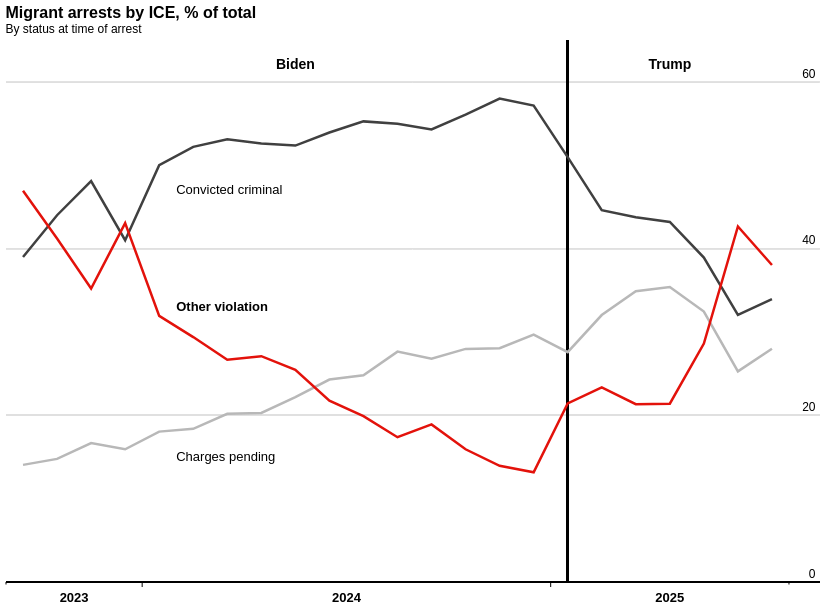

Notebook source saved alongside this figure:
### Code cell
# Create percentage breakdown chart matching the existing JSON exactly
spec_percentage = {
    "$schema": "https://vega.github.io/schema/vega-lite/v6.json",
    "config": {
        "view": {
            "continuousWidth": 300,
            "continuousHeight": 300,
            "stroke": "transparent"
        },
        "axis": {
            "domainColor": "black",
            "domainWidth": 1,
            "labelFont": "Arial, sans-serif",
            "labelFontSize": 12,
            "titleFont": "Arial, sans-serif",
            "titleFontSize": 13
        },
        "title": {
            "anchor": "start",
            "font": "Arial, sans-serif",
            "fontSize": 16,
            "fontWeight": "bold"
        }
    },
    "width": 800,
    "height": 500,
    "title": {
        "text": "Migrant arrests by ICE, % of total",
        "subtitle": "By status at time of arrest",
        "anchor": "start"
    },
    "data": {"values": status_counts.to_dict('records')},
    "layer": [
        {
            # Horizontal gridlines at 20, 40, 60
            "mark": {
                "type": "rule",
                "strokeWidth": 1,
                "color": "#e0e0e0"
            },
            "encoding": {
                "y": {"datum": 20},
                "x": {"datum": -0.5},
                "x2": {"datum": 23.4}
            }
        },
        {
            "mark": {
                "type": "rule",
                "strokeWidth": 1,
                "color": "#e0e0e0"
            },
            "encoding": {
                "y": {"datum": 40},
                "x": {"datum": -0.5},
                "x2": {"datum": 23.4}
            }
        },
        {
            "mark": {
                "type": "rule",
                "strokeWidth": 1,
                "color": "#e0e0e0"
            },
            "encoding": {
                "y": {"datum": 60},
                "x": {"datum": -0.5},
                "x2": {"datum": 23.4}
            }
        },
        {
            # Vertical separator line at x=16
            "mark": {
                "type": "rule",
                "strokeWidth": 2,
                "color": "black"
            },
            "encoding": {
                "x": {"datum": 16},
                "y": {"datum": 0},
                "y2": {"datum": 65}
            }
        },
        {
            # Line chart with color by category
            "mark": {
                "type": "line",
                "point": {
                    "filled": True,
                    "size": 100,
                    "opacity": 0
                },
                "strokeWidth": 2.5,
                "tooltip": True
            },
            "encoding": {
                "x": {
                    "field": "x_pos",
                    "type": "quantitative",
                    "axis": {
                        "title": None,
                        "labels": False,
                        "ticks": False,
                        "grid": False,
                        "domain": True,
                        "domainColor": "black",
                        "domainWidth": 2,
                        "domainOpacity": 1
                    },
                    "scale": {"domain": [-0.5, 23], "nice": False}
                },
                "y": {
                    "field": "percentage",
                    "type": "quantitative",
                    "axis": {
                        "title": None,
                        "grid": False,
                        "labels": True,
                        "values": [0, 20, 40, 60],
                        "domain": False,
                        "ticks": False,
                        "orient": "right",
                        "labelAlign": "right",
                        "labelBaseline": "middle",
                        "labelPadding": 9,
                        "labelOffset": -9
                    },
                    "scale": {"domain": [0, 60]}
                },
                "color": {
                    "field": "category",
                    "type": "nominal",
                    "scale": {
                        "domain": ["Convicted criminal", "Other violation", "Charges pending"],
                        "range": ["#404040", "#E3120B", "#B8B8B8"]
                    },
                    "legend": None
                },
                "detail": {
                    "field": "category",
                    "type": "nominal"
                },
                "tooltip": [
                    {"field": "date", "type": "temporal", "title": "Month", "format": "%b %Y"},
                    {"field": "category", "type": "nominal", "title": "Status"},
                    {"field": "percentage", "type": "quantitative", "title": "Percentage", "format": ".1f"}
                ]
            }
        },
        {
            # Horizontal axis line at y=0
            "mark": {
                "type": "rule",
                "strokeWidth": 1,
                "color": "black"
            },
            "encoding": {
                "y": {"datum": 0, "type": "quantitative"},
                "x": {"datum": -0.5, "type": "quantitative"},
                "x2": {"datum": 23.4}
            }
        },
        {
            # Short tick marks at start and end
            "data": {
                "values": [
                    {"x": -0.5}, {"x": 22.5}
                ]
            },
            "mark": {
                "type": "rule",
                "strokeWidth": 1,
                "color": "#000000"
            },
            "encoding": {
                "x": {"field": "x", "type": "quantitative", "axis": None},
                "y": {"datum": 0},
                "y2": {"datum": -0.3}
            }
        },
        {
            # Long tick marks for year boundaries
            "data": {
                "values": [
                    {"x": 3.5},
                    {"x": 15.5}
                ]
            },
            "mark": {
                "type": "rule",
                "strokeWidth": 1,
                "color": "#000000"
            },
            "encoding": {
                "x": {"field": "x", "type": "quantitative", "axis": None},
                "y": {"datum": 0},
                "y2": {"datum": -0.6}
            }
        },
        {
            # Year labels
            "data": {
                "values": [
                    {"year": "2023", "x_pos": 1.5},
                    {"year": "2024", "x_pos": 9.5},
                    {"year": "2025", "x_pos": 19}
                ]
            },
            "mark": {
                "type": "text",
                "fontSize": 13,
                "fontWeight": "bold",
                "baseline": "top",
                "dy": 10
            },
            "encoding": {
                "x": {"field": "x_pos", "type": "quantitative", "axis": None},
                "y": {"datum": 0},
                "text": {"field": "year", "type": "nominal"}
            }
        },
        {
            # Biden label
            "data": {
                "values": [
                    {"label": "Biden", "x_pos": 8}
                ]
            },
            "mark": {
                "type": "text",
                "fontSize": 14,
                "fontWeight": "bold",
                "baseline": "middle"
            },
            "encoding": {
                "x": {"field": "x_pos", "type": "quantitative", "axis": None},
                "y": {"datum": 62},
                "text": {"field": "label", "type": "nominal"}
            }
        },
        {
            # Trump label
            "data": {
                "values": [
                    {"label": "Trump", "x_pos": 19}
                ]
            },
            "mark": {
                "type": "text",
                "fontSize": 14,
                "fontWeight": "bold",
                "baseline": "middle"
            },
            "encoding": {
                "x": {"field": "x_pos", "type": "quantitative", "axis": None},
                "y": {"datum": 62},
                "text": {"field": "label", "type": "nominal"}
            }
        },
        {
            # Line label - Convicted criminal
            "data": {
                "values": [
                    {"label": "Convicted criminal", "x_pos": 4.5, "y": 47}
                ]
            },
            "mark": {
                "type": "text",
                "align": "left",
                "baseline": "middle",
                "fontSize": 13,
                "fontWeight": "normal"
            },
            "encoding": {
                "x": {"field": "x_pos", "type": "quantitative", "axis": None},
                "y": {"field": "y", "type": "quantitative"},
                "text": {"field": "label", "type": "nominal"}
            }
        },
        {
            # Line label - Other violation (bold)
            "data": {
                "values": [
                    {"label": "Other violation", "x_pos": 4.5, "y": 33}
                ]
            },
            "mark": {
                "type": "text",
                "align": "left",
                "baseline": "middle",
                "fontSize": 13,
                "fontWeight": "bold"
            },
            "encoding": {
                "x": {"field": "x_pos", "type": "quantitative", "axis": None},
                "y": {"field": "y", "type": "quantitative"},
                "text": {"field": "label", "type": "nominal"}
            }
        },
        {
            # Line label - Charges pending
            "data": {
                "values": [
                    {"label": "Charges pending", "x_pos": 4.5, "y": 15}
                ]
            },
            "mark": {
                "type": "text",
                "align": "left",
                "baseline": "middle",
                "fontSize": 13,
                "fontWeight": "normal"
            },
            "encoding": {
                "x": {"field": "x_pos", "type": "quantitative", "axis": None},
                "y": {"field": "y", "type": "quantitative"},
                "text": {"field": "label", "type": "nominal"}
            }
        }
    ]
}

# Display the chart
chart_percentage = alt.Chart.from_dict(spec_percentage)
chart_percentage

### Figure 1 — Vega-Lite specification as saved in the notebook (floating-point values rounded to 4 significant figures)
{"config": {"view": {"continuousWidth": 300, "continuousHeight": 300, "stroke": "transparent"}, "axis": {"domainColor": "black", "domainWidth": 1, "labelFont": "Arial, sans-serif", "labelFontSize": 12, "titleFont": "Arial, sans-serif", "titleFontSize": 13}, "title": {"anchor": "start", "font": "Arial, sans-serif", "fontSize": 16, "fontWeight": "bold"}}, "layer": [{"mark": {"type": "rule", "color": "#e0e0e0", "strokeWidth": 1}, "encoding": {"x": {"datum": -0.5}, "x2": {"datum": 23.4}, "y": {"datum": 20}}}, {"mark": {"type": "rule", "color": "#e0e0e0", "strokeWidth": 1}, "encoding": {"x": {"datum": -0.5}, "x2": {"datum": 23.4}, "y": {"datum": 40}}}, {"mark": {"type": "rule", "color": "#e0e0e0", "strokeWidth": 1}, "encoding": {"x": {"datum": -0.5}, "x2": {"datum": 23.4}, "y": {"datum": 60}}}, {"mark": {"type": "rule", "color": "black", "strokeWidth": 2}, "encoding": {"x": {"datum": 16}, "y": {"datum": 0}, "y2": {"datum": 65}}}, {"mark": {"type": "line", "point": {"filled": true, "opacity": 0, "size": 100}, "strokeWidth": 2.5, "tooltip": true}, "encoding": {"color": {"field": "category", "legend": null, "scale": {"domain": ["Convicted criminal", "Other violation", "Charges pending"], "range": ["#404040", "#E3120B", "#B8B8B8"]}, "type": "nominal"}, "detail": {"field": "category", "type": "nominal"}, "tooltip": [{"field": "date", "format": "%b %Y", "title": "Month", "type": "temporal"}, {"field": "category", "title": "Status", "type": "nominal"}, {"field": "percentage", "format": ".1f", "title": "Percentage", "type": "quantitative"}], "x": {"axis": {"domain": true, "domainColor": "black", "domainOpacity": 1, "domainWidth": 2, "grid": false, "labels": false, "ticks": false, "title": null}, "field": "x_pos", "scale": {"domain": [-0.5, 23], "nice": false}, "type": "quantitative"}, "y": {"axis": {"domain": false, "grid": false, "labelAlign": "right", "labelBaseline": "middle", "labelOffset": -9, "labelPadding": 9, "labels": true, "orient": "right", "ticks": false, "title": null, "values": [0, 20, 40, 60]}, "field": "percentage", "scale": {"domain": [0, 60]}, "type": "quantitative"}}}, {"mark": {"type": "rule", "color": "black", "strokeWidth": 1}, "encoding": {"x": {"datum": -0.5, "type": "quantitative"}, "x2": {"datum": 23.4}, "y": {"datum": 0, "type": "quantitative"}}}, {"mark": {"type": "rule", "color": "#000000", "strokeWidth": 1}, "data": {"values": [{"x": -0.5}, {"x": 22.5}]}, "encoding": {"x": {"axis": null, "field": "x", "type": "quantitative"}, "y": {"datum": 0}, "y2": {"datum": -0.3}}}, {"mark": {"type": "rule", "color": "#000000", "strokeWidth": 1}, "data": {"values": [{"x": 3.5}, {"x": 15.5}]}, "encoding": {"x": {"axis": null, "field": "x", "type": "quantitative"}, "y": {"datum": 0}, "y2": {"datum": -0.6}}}, {"mark": {"type": "text", "baseline": "top", "dy": 10, "fontSize": 13, "fontWeight": "bold"}, "data": {"values": [{"year": "2023", "x_pos": 1.5}, {"year": "2024", "x_pos": 9.5}, {"year": "2025", "x_pos": 19}]}, "encoding": {"text": {"field": "year", "type": "nominal"}, "x": {"axis": null, "field": "x_pos", "type": "quantitative"}, "y": {"datum": 0}}}, {"mark": {"type": "text", "baseline": "middle", "fontSize": 14, "fontWeight": "bold"}, "data": {"values": [{"label": "Biden", "x_pos": 8}]}, "encoding": {"text": {"field": "label", "type": "nominal"}, "x": {"axis": null, "field": "x_pos", "type": "quantitative"}, "y": {"datum": 62}}}, {"mark": {"type": "text", "baseline": "middle", "fontSize": 14, "fontWeight": "bold"}, "data": {"values": [{"label": "Trump", "x_pos": 19}]}, "encoding": {"text": {"field": "label", "type": "nominal"}, "x": {"axis": null, "field": "x_pos", "type": "quantitative"}, "y": {"datum": 62}}}, {"mark": {"type": "text", "align": "left", "baseline": "middle", "fontSize": 13, "fontWeight": "normal"}, "data": {"values": [{"label": "Convicted criminal", "x_pos": 4.5, "y": 47}]}, "encoding": {"text": {"field": "label", "type": "nominal"}, "x": {"axis": null, "field": "x_pos", "type": "quantitative"}, "y": {"field": "y", "type": "quantitative"}}}, {"mark": {"type": "text", "align": "left", "baseline": "middle", "fontSize": 13, "fontWeight": "bold"}, "data": {"values": [{"label": "Other violation", "x_pos": 4.5, "y": 33}]}, "encoding": {"text": {"field": "label", "type": "nominal"}, "x": {"axis": null, "field": "x_pos", "type": "quantitative"}, "y": {"field": "y", "type": "quantitative"}}}, {"mark": {"type": "text", "align": "left", "baseline": "middle", "fontSize": 13, "fontWeight": "normal"}, "data": {"values": [{"label": "Charges pending", "x_pos": 4.5, "y": 15}]}, "encoding": {"text": {"field": "label", "type": "nominal"}, "x": {"axis": null, "field": "x_pos", "type": "quantitative"}, "y": {"field": "y", "type": "quantitative"}}}], "data": {"name": "data-e7c2078eb467d37cd5ca5b78052a1357"}, "height": 500, "title": {"text": "Migrant arrests by ICE, % of total", "anchor": "start", "subtitle": "By status at time of arrest"}, "width": 800, "$schema": "https://vega.github.io/schema/vega-lite/v6.json", "datasets": {"data-e7c2078eb467d37cd5ca5b78052a1357": [{"apprehension_criminality": "1 Convicted Criminal", "arrests": 4101, "total_arrests": 10515, "percentage": 39.0, "date": "2023-09-01T00:00:00", "date_str": "2023-09-01", "admin": "Biden", "category": "Convicted criminal", "color": "#404040", "x_pos": 0, "sort_order": 3, "month_letter": "S"}, {"apprehension_criminality": "2 Pending Criminal Charges", "arrests": 1478, "total_arrests": 10515, "percentage": 14.06, "date": "2023-09-01T00:00:00", "date_str": "2023-09-01", "admin": "Biden", "category": "Charges pending", "color": "#B8B8B8", "x_pos": 0, "sort_order": 1, "month_letter": "S"}, {"apprehension_criminality": "3 Other Immigration Violator", "arrests": 4936, "total_arrests": 10515, "percentage": 46.94, "date": "2023-09-01T00:00:00", "date_str": "2023-09-01", "admin": "Biden", "category": "Other violation", "color": "#E3120B", "x_pos": 0, "sort_order": 2, "month_letter": "S"}, {"apprehension_criminality": "1 Convicted Criminal", "arrests": 4403, "total_arrests": 10004, "percentage": 44.01, "date": "2023-10-01T00:00:00", "date_str": "2023-10-01", "admin": "Biden", "category": "Convicted criminal", "color": "#404040", "x_pos": 1, "sort_order": 3, "month_letter": "O"}, {"apprehension_criminality": "2 Pending Criminal Charges", "arrests": 1478, "total_arrests": 10004, "percentage": 14.77, "date": "2023-10-01T00:00:00", "date_str": "2023-10-01", "admin": "Biden", "category": "Charges pending", "color": "#B8B8B8", "x_pos": 1, "sort_order": 1, "month_letter": "O"}, {"apprehension_criminality": "3 Other Immigration Violator", "arrests": 4123, "total_arrests": 10004, "percentage": 41.21, "date": "2023-10-01T00:00:00", "date_str": "2023-10-01", "admin": "Biden", "category": "Other violation", "color": "#E3120B", "x_pos": 1, "sort_order": 2, "month_letter": "O"}, {"apprehension_criminality": "1 Convicted Criminal", "arrests": 4245, "total_arrests": 8825, "percentage": 48.1, "date": "2023-11-01T00:00:00", "date_str": "2023-11-01", "admin": "Biden", "category": "Convicted criminal", "color": "#404040", "x_pos": 2, "sort_order": 3, "month_letter": "N"}, {"apprehension_criminality": "2 Pending Criminal Charges", "arrests": 1472, "total_arrests": 8825, "percentage": 16.68, "date": "2023-11-01T00:00:00", "date_str": "2023-11-01", "admin": "Biden", "category": "Charges pending", "color": "#B8B8B8", "x_pos": 2, "sort_order": 1, "month_letter": "N"}, {"apprehension_criminality": "3 Other Immigration Violator", "arrests": 3108, "total_arrests": 8825, "percentage": 35.22, "date": "2023-11-01T00:00:00", "date_str": "2023-11-01", "admin": "Biden", "category": "Other violation", "color": "#E3120B", "x_pos": 2, "sort_order": 2, "month_letter": "N"}, {"apprehension_criminality": "1 Convicted Criminal", "arrests": 4022, "total_arrests": 9807, "percentage": 41.01, "date": "2023-12-01T00:00:00", "date_str": "2023-12-01", "admin": "Biden", "category": "Convicted criminal", "color": "#404040", "x_pos": 3, "sort_order": 3, "month_letter": "D"}, {"apprehension_criminality": "2 Pending Criminal Charges", "arrests": 1562, "total_arrests": 9807, "percentage": 15.93, "date": "2023-12-01T00:00:00", "date_str": "2023-12-01", "admin": "Biden", "category": "Charges pending", "color": "#B8B8B8", "x_pos": 3, "sort_order": 1, "month_letter": "D"}, {"apprehension_criminality": "3 Other Immigration Violator", "arrests": 4223, "total_arrests": 9807, "percentage": 43.06, "date": "2023-12-01T00:00:00", "date_str": "2023-12-01", "admin": "Biden", "category": "Other violation", "color": "#E3120B", "x_pos": 3, "sort_order": 2, "month_letter": "D"}, {"apprehension_criminality": "1 Convicted Criminal", "arrests": 4233, "total_arrests": 8462, "percentage": 50.02, "date": "2024-01-01T00:00:00", "date_str": "2024-01-01", "admin": "Biden", "category": "Convicted criminal", "color": "#404040", "x_pos": 4, "sort_order": 3, "month_letter": "J"}, {"apprehension_criminality": "2 Pending Criminal Charges", "arrests": 1527, "total_arrests": 8462, "percentage": 18.05, "date": "2024-01-01T00:00:00", "date_str": "2024-01-01", "admin": "Biden", "category": "Charges pending", "color": "#B8B8B8", "x_pos": 4, "sort_order": 1, "month_letter": "J"}, {"apprehension_criminality": "3 Other Immigration Violator", "arrests": 2702, "total_arrests": 8462, "percentage": 31.93, "date": "2024-01-01T00:00:00", "date_str": "2024-01-01", "admin": "Biden", "category": "Other violation", "color": "#E3120B", "x_pos": 4, "sort_order": 2, "month_letter": "J"}, {"apprehension_criminality": "1 Convicted Criminal", "arrests": 4982, "total_arrests": 9540, "percentage": 52.22, "date": "2024-02-01T00:00:00", "date_str": "2024-02-01", "admin": "Biden", "category": "Convicted criminal", "color": "#404040", "x_pos": 5, "sort_order": 3, "month_letter": "F"}, {"apprehension_criminality": "2 Pending Criminal Charges", "arrests": 1754, "total_arrests": 9540, "percentage": 18.39, "date": "2024-02-01T00:00:00", "date_str": "2024-02-01", "admin": "Biden", "category": "Charges pending", "color": "#B8B8B8", "x_pos": 5, "sort_order": 1, "month_letter": "F"}, {"apprehension_criminality": "3 Other Immigration Violator", "arrests": 2804, "total_arrests": 9540, "percentage": 29.39, "date": "2024-02-01T00:00:00", "date_str": "2024-02-01", "admin": "Biden", "category": "Other violation", "color": "#E3120B", "x_pos": 5, "sort_order": 2, "month_letter": "F"}, {"apprehension_criminality": "1 Convicted Criminal", "arrests": 5052, "total_arrests": 9507, "percentage": 53.14, "date": "2024-03-01T00:00:00", "date_str": "2024-03-01", "admin": "Biden", "category": "Convicted criminal", "color": "#404040", "x_pos": 6, "sort_order": 3, "month_letter": "M"}, {"apprehension_criminality": "2 Pending Criminal Charges", "arrests": 1919, "total_arrests": 9507, "percentage": 20.19, "date": "2024-03-01T00:00:00", "date_str": "2024-03-01", "admin": "Biden", "category": "Charges pending", "color": "#B8B8B8", "x_pos": 6, "sort_order": 1, "month_letter": "M"}, {"apprehension_criminality": "3 Other Immigration Violator", "arrests": 2536, "total_arrests": 9507, "percentage": 26.68, "date": "2024-03-01T00:00:00", "date_str": "2024-03-01", "admin": "Biden", "category": "Other violation", "color": "#E3120B", "x_pos": 6, "sort_order": 2, "month_letter": "M"}, {"apprehension_criminality": "1 Convicted Criminal", "arrests": 5333, "total_arrests": 10136, "percentage": 52.61, "date": "2024-04-01T00:00:00", "date_str": "2024-04-01", "admin": "Biden", "category": "Convicted criminal", "color": "#404040", "x_pos": 7, "sort_order": 3, "month_letter": "A"}, {"apprehension_criminality": "2 Pending Criminal Charges", "arrests": 2056, "total_arrests": 10136, "percentage": 20.28, "date": "2024-04-01T00:00:00", "date_str": "2024-04-01", "admin": "Biden", "category": "Charges pending", "color": "#B8B8B8", "x_pos": 7, "sort_order": 1, "month_letter": "A"}, {"apprehension_criminality": "3 Other Immigration Violator", "arrests": 2747, "total_arrests": 10136, "percentage": 27.1, "date": "2024-04-01T00:00:00", "date_str": "2024-04-01", "admin": "Biden", "category": "Other violation", "color": "#E3120B", "x_pos": 7, "sort_order": 2, "month_letter": "A"}, {"apprehension_criminality": "1 Convicted Criminal", "arrests": 5354, "total_arrests": 10223, "percentage": 52.37, "date": "2024-05-01T00:00:00", "date_str": "2024-05-01", "admin": "Biden", "category": "Convicted criminal", "color": "#404040", "x_pos": 8, "sort_order": 3, "month_letter": "M"}, {"apprehension_criminality": "2 Pending Criminal Charges", "arrests": 2267, "total_arrests": 10223, "percentage": 22.18, "date": "2024-05-01T00:00:00", "date_str": "2024-05-01", "admin": "Biden", "category": "Charges pending", "color": "#B8B8B8", "x_pos": 8, "sort_order": 1, "month_letter": "M"}, {"apprehension_criminality": "3 Other Immigration Violator", "arrests": 2602, "total_arrests": 10223, "percentage": 25.45, "date": "2024-05-01T00:00:00", "date_str": "2024-05-01", "admin": "Biden", "category": "Other violation", "color": "#E3120B", "x_pos": 8, "sort_order": 2, "month_letter": "M"}, {"apprehension_criminality": "1 Convicted Criminal", "arrests": 4563, "total_arrests": 8459, "percentage": 53.94, "date": "2024-06-01T00:00:00", "date_str": "2024-06-01", "admin": "Biden", "category": "Convicted criminal", "color": "#404040", "x_pos": 9, "sort_order": 3, "month_letter": "J"}, {"apprehension_criminality": "2 Pending Criminal Charges", "arrests": 2055, "total_arrests": 8459, "percentage": 24.29, "date": "2024-06-01T00:00:00", "date_str": "2024-06-01", "admin": "Biden", "category": "Charges pending", "color": "#B8B8B8", "x_pos": 9, "sort_order": 1, "month_letter": "J"}, {"apprehension_criminality": "3 Other Immigration Violator", "arrests": 1841, "total_arrests": 8459, "percentage": 21.76, "date": "2024-06-01T00:00:00", "date_str": "2024-06-01", "admin": "Biden", "category": "Other violation", "color": "#E3120B", "x_pos": 9, "sort_order": 2, "month_letter": "J"}, {"apprehension_criminality": "1 Convicted Criminal", "arrests": 5219, "total_arrests": 9442, "percentage": 55.27, "date": "2024-07-01T00:00:00", "date_str": "2024-07-01", "admin": "Biden", "category": "Convicted criminal", "color": "#404040", "x_pos": 10, "sort_order": 3, "month_letter": "J"}, {"apprehension_criminality": "2 Pending Criminal Charges", "arrests": 2343, "total_arrests": 9442, "percentage": 24.81, "date": "2024-07-01T00:00:00", "date_str": "2024-07-01", "admin": "Biden", "category": "Charges pending", "color": "#B8B8B8", "x_pos": 10, "sort_order": 1, "month_letter": "J"}, {"apprehension_criminality": "3 Other Immigration Violator", "arrests": 1880, "total_arrests": 9442, "percentage": 19.91, "date": "2024-07-01T00:00:00", "date_str": "2024-07-01", "admin": "Biden", "category": "Other violation", "color": "#E3120B", "x_pos": 10, "sort_order": 2, "month_letter": "J"}, {"apprehension_criminality": "1 Convicted Criminal", "arrests": 5026, "total_arrests": 9141, "percentage": 54.98, "date": "2024-08-01T00:00:00", "date_str": "2024-08-01", "admin": "Biden", "category": "Convicted criminal", "color": "#404040", "x_pos": 11, "sort_order": 3, "month_letter": "A"}, {"apprehension_criminality": "2 Pending Criminal Charges", "arrests": 2527, "total_arrests": 9141, "percentage": 27.64, "date": "2024-08-01T00:00:00", "date_str": "2024-08-01", "admin": "Biden", "category": "Charges pending", "color": "#B8B8B8", "x_pos": 11, "sort_order": 1, "month_letter": "A"}, {"apprehension_criminality": "3 Other Immigration Violator", "arrests": 1588, "total_arrests": 9141, "percentage": 17.37, "date": "2024-08-01T00:00:00", "date_str": "2024-08-01", "admin": "Biden", "category": "Other violation", "color": "#E3120B", "x_pos": 11, "sort_order": 2, "month_letter": "A"}, {"apprehension_criminality": "1 Convicted Criminal", "arrests": 4565, "total_arrests": 8407, "percentage": 54.3, "date": "2024-09-01T00:00:00", "date_str": "2024-09-01", "admin": "Biden", "category": "Convicted criminal", "color": "#404040", "x_pos": 12, "sort_order": 3, "month_letter": "S"}, {"apprehension_criminality": "2 Pending Criminal Charges", "arrests": 2252, "total_arrests": 8407, "percentage": 26.79, "date": "2024-09-01T00:00:00", "date_str": "2024-09-01", "admin": "Biden", "category": "Charges pending", "color": "#B8B8B8", "x_pos": 12, "sort_order": 1, "month_letter": "S"}, {"apprehension_criminality": "3 Other Immigration Violator", "arrests": 1590, "total_arrests": 8407, "percentage": 18.91, "date": "2024-09-01T00:00:00", "date_str": "2024-09-01", "admin": "Biden", "category": "Other violation", "color": "#E3120B", "x_pos": 12, "sort_order": 2, "month_letter": "S"}, {"apprehension_criminality": "1 Convicted Criminal", "arrests": 5374, "total_arrests": 9580, "percentage": 56.1, "date": "2024-10-01T00:00:00", "date_str": "2024-10-01", "admin": "Biden", "category": "Convicted criminal", "color": "#404040", "x_pos": 13, "sort_order": 3, "month_letter": "O"}, {"apprehension_criminality": "2 Pending Criminal Charges", "arrests": 2680, "total_arrests": 9580, "percentage": 27.97, "date": "2024-10-01T00:00:00", "date_str": "2024-10-01", "admin": "Biden", "category": "Charges pending", "color": "#B8B8B8", "x_pos": 13, "sort_order": 1, "month_letter": "O"}, {"apprehension_criminality": "3 Other Immigration Violator", "arrests": 1526, "total_arrests": 9580, "percentage": 15.93, "date": "2024-10-01T00:00:00", "date_str": "2024-10-01", "admin": "Biden", "category": "Other violation", "color": "#E3120B", "x_pos": 13, "sort_order": 2, "month_letter": "O"}, {"apprehension_criminality": "1 Convicted Criminal", "arrests": 4783, "total_arrests": 8246, "percentage": 58.0, "date": "2024-11-01T00:00:00", "date_str": "2024-11-01", "admin": "Biden", "category": "Convicted criminal", "color": "#404040", "x_pos": 14, "sort_order": 3, "month_letter": "N"}, {"apprehension_criminality": "2 Pending Criminal Charges", "arrests": 2313, "total_arrests": 8246, "percentage": 28.05, "date": "2024-11-01T00:00:00", "date_str": "2024-11-01", "admin": "Biden", "category": "Charges pending", "color": "#B8B8B8", "x_pos": 14, "sort_order": 1, "month_letter": "N"}, {"apprehension_criminality": "3 Other Immigration Violator", "arrests": 1150, "total_arrests": 8246, "percentage": 13.95, "date": "2024-11-01T00:00:00", "date_str": "2024-11-01", "admin": "Biden", "category": "Other violation", "color": "#E3120B", "x_pos": 14, "sort_order": 2, "month_letter": "N"}, {"apprehension_criminality": "1 Convicted Criminal", "arrests": 4883, "total_arrests": 8542, "percentage": 57.16, "date": "2024-12-01T00:00:00", "date_str": "2024-12-01", "admin": "Biden", "category": "Convicted criminal", "color": "#404040", "x_pos": 15, "sort_order": 3, "month_letter": "D"}, {"apprehension_criminality": "2 Pending Criminal Charges", "arrests": 2535, "total_arrests": 8542, "percentage": 29.68, "date": "2024-12-01T00:00:00", "date_str": "2024-12-01", "admin": "Biden", "category": "Charges pending", "color": "#B8B8B8", "x_pos": 15, "sort_order": 1, "month_letter": "D"}, {"apprehension_criminality": "3 Other Immigration Violator", "arrests": 1124, "total_arrests": 8542, "percentage": 13.16, "date": "2024-12-01T00:00:00", "date_str": "2024-12-01", "admin": "Biden", "category": "Other violation", "color": "#E3120B", "x_pos": 15, "sort_order": 2, "month_letter": "D"}, {"apprehension_criminality": "1 Convicted Criminal", "arrests": 6259, "total_arrests": 12277, "percentage": 50.98, "date": "2025-01-01T00:00:00", "date_str": "2025-01-01", "admin": "Biden", "category": "Convicted criminal", "color": "#404040", "x_pos": 16, "sort_order": 3, "month_letter": "J"}, {"apprehension_criminality": "2 Pending Criminal Charges", "arrests": 3387, "total_arrests": 12277, "percentage": 27.59, "date": "2025-01-01T00:00:00", "date_str": "2025-01-01", "admin": "Biden", "category": "Charges pending", "color": "#B8B8B8", "x_pos": 16, "sort_order": 1, "month_letter": "J"}, {"apprehension_criminality": "3 Other Immigration Violator", "arrests": 2631, "total_arrests": 12277, "percentage": 21.43, "date": "2025-01-01T00:00:00", "date_str": "2025-01-01", "admin": "Biden", "category": "Other violation", "color": "#E3120B", "x_pos": 16, "sort_order": 2, "month_letter": "J"}, {"apprehension_criminality": "1 Convicted Criminal", "arrests": 7728, "total_arrests": 17322, "percentage": 44.61, "date": "2025-02-01T00:00:00", "date_str": "2025-02-01", "admin": "Trump", "category": "Convicted criminal", "color": "#404040", "x_pos": 17, "sort_order": 3, "month_letter": "F"}, {"apprehension_criminality": "2 Pending Criminal Charges", "arrests": 5549, "total_arrests": 17322, "percentage": 32.03, "date": "2025-02-01T00:00:00", "date_str": "2025-02-01", "admin": "Trump", "category": "Charges pending", "color": "#B8B8B8", "x_pos": 17, "sort_order": 1, "month_letter": "F"}, {"apprehension_criminality": "3 Other Immigration Violator", "arrests": 4045, "total_arrests": 17322, "percentage": 23.35, "date": "2025-02-01T00:00:00", "date_str": "2025-02-01", "admin": "Trump", "category": "Other violation", "color": "#E3120B", "x_pos": 17, "sort_order": 2, "month_letter": "F"}, {"apprehension_criminality": "1 Convicted Criminal", "arrests": 8206, "total_arrests": 18749, "percentage": 43.77, "date": "2025-03-01T00:00:00", "date_str": "2025-03-01", "admin": "Trump", "category": "Convicted criminal", "color": "#404040", "x_pos": 18, "sort_order": 3, "month_letter": "M"}, {"apprehension_criminality": "2 Pending Criminal Charges", "arrests": 6542, "total_arrests": 18749, "percentage": 34.89, "date": "2025-03-01T00:00:00", "date_str": "2025-03-01", "admin": "Trump", "category": "Charges pending", "color": "#B8B8B8", "x_pos": 18, "sort_order": 1, "month_letter": "M"}, {"apprehension_criminality": "3 Other Immigration Violator", "arrests": 4001, "total_arrests": 18749, "percentage": 21.34, "date": "2025-03-01T00:00:00", "date_str": "2025-03-01", "admin": "Trump", "category": "Other violation", "color": "#E3120B", "x_pos": 18, "sort_order": 2, "month_letter": "M"}, {"apprehension_criminality": "1 Convicted Criminal", "arrests": 7718, "total_arrests": 17861, "percentage": 43.21, "date": "2025-04-01T00:00:00", "date_str": "2025-04-01", "admin": "Trump", "category": "Convicted criminal", "color": "#404040", "x_pos": 19, "sort_order": 3, "month_letter": "A"}, {"apprehension_criminality": "2 Pending Criminal Charges", "arrests": 6321, "total_arrests": 17861, "percentage": 35.39, "date": "2025-04-01T00:00:00", "date_str": "2025-04-01", "admin": "Trump", "category": "Charges pending", "color": "#B8B8B8", "x_pos": 19, "sort_order": 1, "month_letter": "A"}, {"apprehension_criminality": "3 Other Immigration Violator", "arrests": 3822, "total_arrests": 17861, "percentage": 21.4, "date": "2025-04-01T00:00:00", "date_str": "2025-04-01", "admin": "Trump", "category": "Other violation", "color": "#E3120B", "x_pos": 19, "sort_order": 2, "month_letter": "A"}, {"apprehension_criminality": "1 Convicted Criminal", "arrests": 8817, "total_arrests": 22648, "percentage": 38.93, "date": "2025-05-01T00:00:00", "date_str": "2025-05-01", "admin": "Trump", "category": "Convicted criminal", "color": "#404040", "x_pos": 20, "sort_order": 3, "month_letter": "M"}, {"apprehension_criminality": "2 Pending Criminal Charges", "arrests": 7351, "total_arrests": 22648, "percentage": 32.46, "date": "2025-05-01T00:00:00", "date_str": "2025-05-01", "admin": "Trump", "category": "Charges pending", "color": "#B8B8B8", "x_pos": 20, "sort_order": 1, "month_letter": "M"}, {"apprehension_criminality": "3 Other Immigration Violator", "arrests": 6480, "total_arrests": 22648, "percentage": 28.61, "date": "2025-05-01T00:00:00", "date_str": "2025-05-01", "admin": "Trump", "category": "Other violation", "color": "#E3120B", "x_pos": 20, "sort_order": 2, "month_letter": "M"}, {"apprehension_criminality": "1 Convicted Criminal", "arrests": 9748, "total_arrests": 30402, "percentage": 32.06, "date": "2025-06-01T00:00:00", "date_str": "2025-06-01", "admin": "Trump", "category": "Convicted criminal", "color": "#404040", "x_pos": 21, "sort_order": 3, "month_letter": "J"}, {"apprehension_criminality": "2 Pending Criminal Charges", "arrests": 7685, "total_arrests": 30402, "percentage": 25.28, "date": "2025-06-01T00:00:00", "date_str": "2025-06-01", "admin": "Trump", "category": "Charges pending", "color": "#B8B8B8", "x_pos": 21, "sort_order": 1, "month_letter": "J"}, {"apprehension_criminality": "3 Other Immigration Violator", "arrests": 12969, "total_arrests": 30402, "percentage": 42.66, "date": "2025-06-01T00:00:00", "date_str": "2025-06-01", "admin": "Trump", "category": "Other violation", "color": "#E3120B", "x_pos": 21, "sort_order": 2, "month_letter": "J"}, {"apprehension_criminality": "1 Convicted Criminal", "arrests": 8023, "total_arrests": 23627, "percentage": 33.96, "date": "2025-07-01T00:00:00", "date_str": "2025-07-01", "admin": "Trump", "category": "Convicted criminal", "color": "#404040", "x_pos": 22, "sort_order": 3, "month_letter": "J"}, {"apprehension_criminality": "2 Pending Criminal Charges", "arrests": 6615, "total_arrests": 23627, "percentage": 28.0, "date": "2025-07-01T00:00:00", "date_str": "2025-07-01", "admin": "Trump", "category": "Charges pending", "color": "#B8B8B8", "x_pos": 22, "sort_order": 1, "month_letter": "J"}, {"apprehension_criminality": "3 Other Immigration Violator", "arrests": 8989, "total_arrests": 23627, "percentage": 38.05, "date": "2025-07-01T00:00:00", "date_str": "2025-07-01", "admin": "Trump", "category": "Other violation", "color": "#E3120B", "x_pos": 22, "sort_order": 2, "month_letter": "J"}]}}
